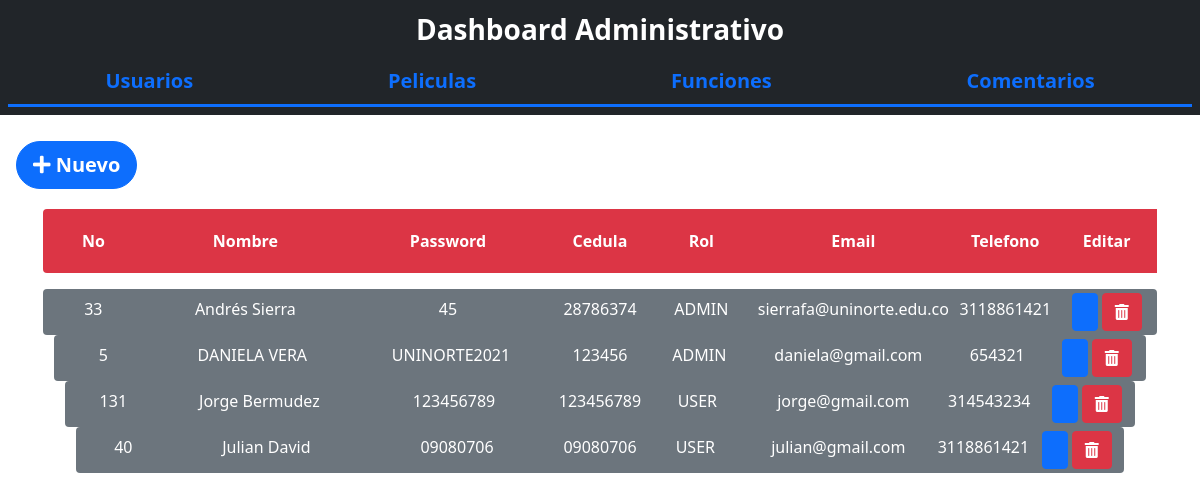
/Usuarios/, run on the app's committed database.
### tables this page shows
CREATE TABLE Usuario ("No" TEXT, Nombre TEXT NOT NULL, Password TEXT NOT NULL, Cedula TEXT PRIMARY KEY NOT NULL, Rol TEXT NOT NULL, Email TEXT NOT NULL, Telefono TEXT NOT NULL);

### usuarios/__init__.py (the view)
@usuario_blueprint.route('/Usuarios/')
def verUsuarios():
    usuarios = sql_select_usuarios()
    return render_template('Usuarios.html', usuarios=usuarios)

### database/dbUsuario.py (called while the page is built)
def sql_connection():
    try:
        con = sqlite3.connect('dataCine.db')
        return con
    except Error as err:
        print(err)

def sql_select_usuarios():
    try:
        sql = "select * from Usuario;"
        con = sql_connection()
        cursorObj = con.cursor()
        cursorObj.execute(sql)
        usuarios = cursorObj.fetchall()
        return usuarios
    except Error as err:
        print(err)

### usuarios/templates/usuarios.html (shortened to what this page needs)
{% extends "dashboard.html" %}
{% block item%}
<a class="btn btn-primary btn-lg rounded-pill fw-bold m-3" href="{{ url_for('usuario_blueprint.crearUsuario') }}" role="button"><i
        class="fas fa-plus"></i> Nuevo</a>
<div class="lh-lg p-1">
    <div class="d-flex row justify-content-center flex-nowrap bd-highlight mb-3 text-center fw-bolder text-white">
        <div class="col-1 bg-danger py-3 rounded-start">
            <div>No</div>
        </div>
        <div class="col-2 bg-danger py-3">
            <div>Nombre</div>
        </div>
        <div class="col-2 bg-danger py-3">
            <div>Password</div>
        </div>
        <div class="col-1 bg-danger py-3">
            <div>Cedula</div>
        </div>
        <div class="col-1 bg-danger py-3">
            <div>Rol</div>
        </div>
        <div class="col-2 bg-danger py-3">
            <div>Email</div>
        </div>
        <div class="col-1 bg-danger py-3">
            <div>Telefono</div>
        </div>
        <div class="col-1 bg-danger py-3">
            <div>Editar</div>
        </div>
    </div>
    {%for u in usuarios%}
    <div class="row justify-content-center bd-highlight mb-3 text-center text-white">
        <div class="col-1 bg-secondary lh-lg p-1 rounded-start">
            <div>{{ u[0] }}</div>
        </div>
        <div class="col-2 bg-secondary lh-lg p-1 ">
            <div>{{ u[1] }}</div>
        </div>
        <div class="col-2 bg-secondary lh-lg p-1">
            <div>{{ u[2] }}</div>
        </div>
        <div class="col-1 bg-secondary lh-lg p-1">
            <div>{{ u[3] }}</div>
        </div>
        <div class="col-1 bg-secondary lh-lg p-1">
            <div>{{ u[4] }}</div>
        </div>
        <div class="col-2 bg-secondary lh-lg p-1">
            <div>{{ u[5] }}</div>
        </div>
        <div class="col-1 bg-secondary lh-lg p-1">
            <div>{{ u[6] }}</div>
        </div>
        <div class="col-1 bg-secondary lh-lg p-1 rounded-end">
            <div>
                <a class="btn btn-primary" href="{{ url_for('usuario_blueprint.editarUsuario', Cedula=u[3]) }}" role="button">
                </a>
                <a class="btn btn-danger" href="{{ url_for('usuario_blueprint.eliminarUsuario', Cedula=u[3]) }}" role="button">
                     <i class="fas fa-trash-alt"></i>
                 </a>
        </div>
    </div>
    {% endfor %}
</div>
{% endblock %}

### data on the page
Usuario: No "33", Nombre "Andrés Sierra", Password "45", Cedula "28786374", Rol "ADMIN", Email "sierrafa@uninorte.edu.co", Telefono "3118861421"
Usuario: No "5", Nombre "DANIELA VERA", Password "UNINORTE2021", Cedula "123456", Rol "ADMIN", Email "daniela@gmail.com", Telefono "654321"
Usuario: No "131", Nombre "Jorge Bermudez", Password "123456789", Cedula "123456789", Rol "USER", Email "jorge@gmail.com", Telefono "314543234"
Usuario: No "40", Nombre "Julian David", Password "09080706", Cedula "09080706", Rol "USER", Email "julian@gmail.com", Telefono "3118861421"
